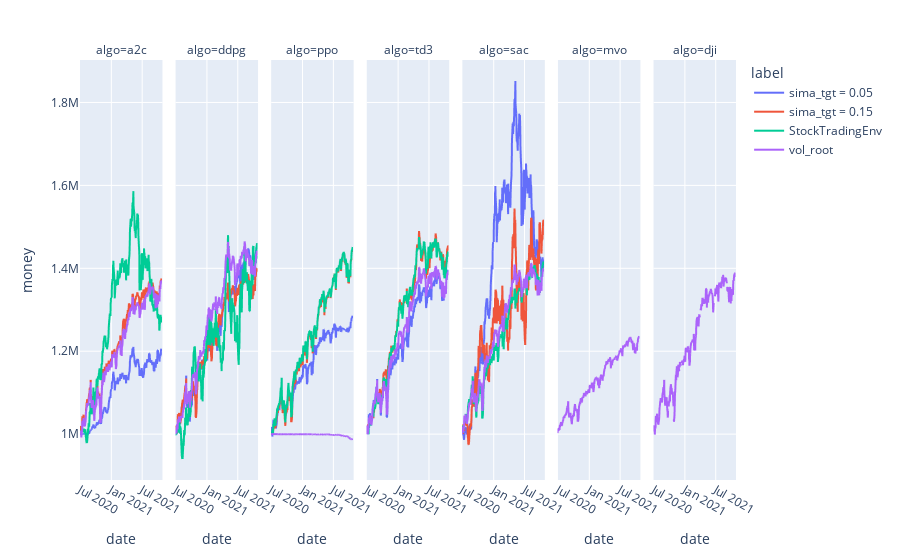

Source (notebook cell):
### Code cell
px.line(df, x = 'date', y = 'money', color = 'label', facet_col='algo')

### Figure 1 — Plotly figure (JSON) as saved in the notebook; plotly's stock layout.template omitted (floating-point values rounded to 4 significant figures; data arrays with more than 128 entries replaced by an {"elided": "..."} marker saying what was removed)
{"data": [{"hovertemplate": "label=sima_tgt = 0.05<br>algo=a2c<br>date=%{x}<br>money=%{y}<extra></extra>", "legendgroup": "sima_tgt = 0.05", "line": {"color": "#636efa", "dash": "solid"}, "marker": {"symbol": "circle"}, "mode": "lines", "name": "sima_tgt = 0.05", "showlegend": true, "type": "scattergl", "x": {"elided": "336 str values"}, "xaxis": "x", "y": {"elided": "336 float values"}, "yaxis": "y"}, {"hovertemplate": "label=sima_tgt = 0.05<br>algo=ddpg<br>date=%{x}<br>money=%{y}<extra></extra>", "legendgroup": "sima_tgt = 0.05", "line": {"color": "#636efa", "dash": "solid"}, "marker": {"symbol": "circle"}, "mode": "lines", "name": "sima_tgt = 0.05", "showlegend": false, "type": "scattergl", "x": {"elided": "336 str values"}, "xaxis": "x2", "y": {"elided": "336 float values"}, "yaxis": "y2"}, {"hovertemplate": "label=sima_tgt = 0.05<br>algo=ppo<br>date=%{x}<br>money=%{y}<extra></extra>", "legendgroup": "sima_tgt = 0.05", "line": {"color": "#636efa", "dash": "solid"}, "marker": {"symbol": "circle"}, "mode": "lines", "name": "sima_tgt = 0.05", "showlegend": false, "type": "scattergl", "x": {"elided": "336 str values"}, "xaxis": "x3", "y": {"elided": "336 float values"}, "yaxis": "y3"}, {"hovertemplate": "label=sima_tgt = 0.05<br>algo=td3<br>date=%{x}<br>money=%{y}<extra></extra>", "legendgroup": "sima_tgt = 0.05", "line": {"color": "#636efa", "dash": "solid"}, "marker": {"symbol": "circle"}, "mode": "lines", "name": "sima_tgt = 0.05", "showlegend": false, "type": "scattergl", "x": {"elided": "336 str values"}, "xaxis": "x4", "y": {"elided": "336 float values"}, "yaxis": "y4"}, {"hovertemplate": "label=sima_tgt = 0.05<br>algo=sac<br>date=%{x}<br>money=%{y}<extra></extra>", "legendgroup": "sima_tgt = 0.05", "line": {"color": "#636efa", "dash": "solid"}, "marker": {"symbol": "circle"}, "mode": "lines", "name": "sima_tgt = 0.05", "showlegend": false, "type": "scattergl", "x": {"elided": "336 str values"}, "xaxis": "x5", "y": {"elided": "336 float values"}, "yaxis": "y5"}, {"hovertemplate": "label=sima_tgt = 0.05<br>algo=mvo<br>date=%{x}<br>money=%{y}<extra></extra>", "legendgroup": "sima_tgt = 0.05", "line": {"color": "#636efa", "dash": "solid"}, "marker": {"symbol": "circle"}, "mode": "lines", "name": "sima_tgt = 0.05", "showlegend": false, "type": "scattergl", "x": {"elided": "336 str values"}, "xaxis": "x6", "y": {"elided": "336 float values"}, "yaxis": "y6"}, {"hovertemplate": "label=sima_tgt = 0.05<br>algo=dji<br>date=%{x}<br>money=%{y}<extra></extra>", "legendgroup": "sima_tgt = 0.05", "line": {"color": "#636efa", "dash": "solid"}, "marker": {"symbol": "circle"}, "mode": "lines", "name": "sima_tgt = 0.05", "showlegend": false, "type": "scattergl", "x": {"elided": "336 str values"}, "xaxis": "x7", "y": {"elided": "336 float values"}, "yaxis": "y7"}, {"hovertemplate": "label=sima_tgt = 0.15<br>algo=a2c<br>date=%{x}<br>money=%{y}<extra></extra>", "legendgroup": "sima_tgt = 0.15", "line": {"color": "#EF553B", "dash": "solid"}, "marker": {"symbol": "circle"}, "mode": "lines", "name": "sima_tgt = 0.15", "showlegend": true, "type": "scattergl", "x": {"elided": "336 str values"}, "xaxis": "x", "y": {"elided": "336 float values"}, "yaxis": "y"}, {"hovertemplate": "label=sima_tgt = 0.15<br>algo=ddpg<br>date=%{x}<br>money=%{y}<extra></extra>", "legendgroup": "sima_tgt = 0.15", "line": {"color": "#EF553B", "dash": "solid"}, "marker": {"symbol": "circle"}, "mode": "lines", "name": "sima_tgt = 0.15", "showlegend": false, "type": "scattergl", "x": {"elided": "336 str values"}, "xaxis": "x2", "y": {"elided": "336 float values"}, "yaxis": "y2"}, {"hovertemplate": "label=sima_tgt = 0.15<br>algo=ppo<br>date=%{x}<br>money=%{y}<extra></extra>", "legendgroup": "sima_tgt = 0.15", "line": {"color": "#EF553B", "dash": "solid"}, "marker": {"symbol": "circle"}, "mode": "lines", "name": "sima_tgt = 0.15", "showlegend": false, "type": "scattergl", "x": {"elided": "336 str values"}, "xaxis": "x3", "y": {"elided": "336 float values"}, "yaxis": "y3"}, {"hovertemplate": "label=sima_tgt = 0.15<br>algo=td3<br>date=%{x}<br>money=%{y}<extra></extra>", "legendgroup": "sima_tgt = 0.15", "line": {"color": "#EF553B", "dash": "solid"}, "marker": {"symbol": "circle"}, "mode": "lines", "name": "sima_tgt = 0.15", "showlegend": false, "type": "scattergl", "x": {"elided": "336 str values"}, "xaxis": "x4", "y": {"elided": "336 float values"}, "yaxis": "y4"}, {"hovertemplate": "label=sima_tgt = 0.15<br>algo=sac<br>date=%{x}<br>money=%{y}<extra></extra>", "legendgroup": "sima_tgt = 0.15", "line": {"color": "#EF553B", "dash": "solid"}, "marker": {"symbol": "circle"}, "mode": "lines", "name": "sima_tgt = 0.15", "showlegend": false, "type": "scattergl", "x": {"elided": "336 str values"}, "xaxis": "x5", "y": {"elided": "336 float values"}, "yaxis": "y5"}, {"hovertemplate": "label=sima_tgt = 0.15<br>algo=mvo<br>date=%{x}<br>money=%{y}<extra></extra>", "legendgroup": "sima_tgt = 0.15", "line": {"color": "#EF553B", "dash": "solid"}, "marker": {"symbol": "circle"}, "mode": "lines", "name": "sima_tgt = 0.15", "showlegend": false, "type": "scattergl", "x": {"elided": "336 str values"}, "xaxis": "x6", "y": {"elided": "336 float values"}, "yaxis": "y6"}, {"hovertemplate": "label=sima_tgt = 0.15<br>algo=dji<br>date=%{x}<br>money=%{y}<extra></extra>", "legendgroup": "sima_tgt = 0.15", "line": {"color": "#EF553B", "dash": "solid"}, "marker": {"symbol": "circle"}, "mode": "lines", "name": "sima_tgt = 0.15", "showlegend": false, "type": "scattergl", "x": {"elided": "336 str values"}, "xaxis": "x7", "y": {"elided": "336 float values"}, "yaxis": "y7"}, {"hovertemplate": "label=StockTradingEnv<br>algo=a2c<br>date=%{x}<br>money=%{y}<extra></extra>", "legendgroup": "StockTradingEnv", "line": {"color": "#00cc96", "dash": "solid"}, "marker": {"symbol": "circle"}, "mode": "lines", "name": "StockTradingEnv", "showlegend": true, "type": "scattergl", "x": {"elided": "336 str values"}, "xaxis": "x", "y": {"elided": "336 float values"}, "yaxis": "y"}, {"hovertemplate": "label=StockTradingEnv<br>algo=ddpg<br>date=%{x}<br>money=%{y}<extra></extra>", "legendgroup": "StockTradingEnv", "line": {"color": "#00cc96", "dash": "solid"}, "marker": {"symbol": "circle"}, "mode": "lines", "name": "StockTradingEnv", "showlegend": false, "type": "scattergl", "x": {"elided": "336 str values"}, "xaxis": "x2", "y": {"elided": "336 float values"}, "yaxis": "y2"}, {"hovertemplate": "label=StockTradingEnv<br>algo=ppo<br>date=%{x}<br>money=%{y}<extra></extra>", "legendgroup": "StockTradingEnv", "line": {"color": "#00cc96", "dash": "solid"}, "marker": {"symbol": "circle"}, "mode": "lines", "name": "StockTradingEnv", "showlegend": false, "type": "scattergl", "x": {"elided": "336 str values"}, "xaxis": "x3", "y": {"elided": "336 float values"}, "yaxis": "y3"}, {"hovertemplate": "label=StockTradingEnv<br>algo=td3<br>date=%{x}<br>money=%{y}<extra></extra>", "legendgroup": "StockTradingEnv", "line": {"color": "#00cc96", "dash": "solid"}, "marker": {"symbol": "circle"}, "mode": "lines", "name": "StockTradingEnv", "showlegend": false, "type": "scattergl", "x": {"elided": "336 str values"}, "xaxis": "x4", "y": {"elided": "336 float values"}, "yaxis": "y4"}, {"hovertemplate": "label=StockTradingEnv<br>algo=sac<br>date=%{x}<br>money=%{y}<extra></extra>", "legendgroup": "StockTradingEnv", "line": {"color": "#00cc96", "dash": "solid"}, "marker": {"symbol": "circle"}, "mode": "lines", "name": "StockTradingEnv", "showlegend": false, "type": "scattergl", "x": {"elided": "336 str values"}, "xaxis": "x5", "y": {"elided": "336 float values"}, "yaxis": "y5"}, {"hovertemplate": "label=StockTradingEnv<br>algo=mvo<br>date=%{x}<br>money=%{y}<extra></extra>", "legendgroup": "StockTradingEnv", "line": {"color": "#00cc96", "dash": "solid"}, "marker": {"symbol": "circle"}, "mode": "lines", "name": "StockTradingEnv", "showlegend": false, "type": "scattergl", "x": {"elided": "336 str values"}, "xaxis": "x6", "y": {"elided": "336 float values"}, "yaxis": "y6"}, {"hovertemplate": "label=StockTradingEnv<br>algo=dji<br>date=%{x}<br>money=%{y}<extra></extra>", "legendgroup": "StockTradingEnv", "line": {"color": "#00cc96", "dash": "solid"}, "marker": {"symbol": "circle"}, "mode": "lines", "name": "StockTradingEnv", "showlegend": false, "type": "scattergl", "x": {"elided": "336 str values"}, "xaxis": "x7", "y": {"elided": "336 float values"}, "yaxis": "y7"}, {"hovertemplate": "label=vol_root<br>algo=a2c<br>date=%{x}<br>money=%{y}<extra></extra>", "legendgroup": "vol_root", "line": {"color": "#ab63fa", "dash": "solid"}, "marker": {"symbol": "circle"}, "mode": "lines", "name": "vol_root", "showlegend": true, "type": "scattergl", "x": {"elided": "336 str values"}, "xaxis": "x", "y": {"elided": "336 float values"}, "yaxis": "y"}, {"hovertemplate": "label=vol_root<br>algo=ddpg<br>date=%{x}<br>money=%{y}<extra></extra>", "legendgroup": "vol_root", "line": {"color": "#ab63fa", "dash": "solid"}, "marker": {"symbol": "circle"}, "mode": "lines", "name": "vol_root", "showlegend": false, "type": "scattergl", "x": {"elided": "336 str values"}, "xaxis": "x2", "y": {"elided": "336 float values"}, "yaxis": "y2"}, {"hovertemplate": "label=vol_root<br>algo=ppo<br>date=%{x}<br>money=%{y}<extra></extra>", "legendgroup": "vol_root", "line": {"color": "#ab63fa", "dash": "solid"}, "marker": {"symbol": "circle"}, "mode": "lines", "name": "vol_root", "showlegend": false, "type": "scattergl", "x": {"elided": "336 str values"}, "xaxis": "x3", "y": {"elided": "336 float values"}, "yaxis": "y3"}, {"hovertemplate": "label=vol_root<br>algo=td3<br>date=%{x}<br>money=%{y}<extra></extra>", "legendgroup": "vol_root", "line": {"color": "#ab63fa", "dash": "solid"}, "marker": {"symbol": "circle"}, "mode": "lines", "name": "vol_root", "showlegend": false, "type": "scattergl", "x": {"elided": "336 str values"}, "xaxis": "x4", "y": {"elided": "336 float values"}, "yaxis": "y4"}, {"hovertemplate": "label=vol_root<br>algo=sac<br>date=%{x}<br>money=%{y}<extra></extra>", "legendgroup": "vol_root", "line": {"color": "#ab63fa", "dash": "solid"}, "marker": {"symbol": "circle"}, "mode": "lines", "name": "vol_root", "showlegend": false, "type": "scattergl", "x": {"elided": "336 str values"}, "xaxis": "x5", "y": {"elided": "336 float values"}, "yaxis": "y5"}, {"hovertemplate": "label=vol_root<br>algo=mvo<br>date=%{x}<br>money=%{y}<extra></extra>", "legendgroup": "vol_root", "line": {"color": "#ab63fa", "dash": "solid"}, "marker": {"symbol": "circle"}, "mode": "lines", "name": "vol_root", "showlegend": false, "type": "scattergl", "x": {"elided": "336 str values"}, "xaxis": "x6", "y": {"elided": "336 float values"}, "yaxis": "y6"}, {"hovertemplate": "label=vol_root<br>algo=dji<br>date=%{x}<br>money=%{y}<extra></extra>", "legendgroup": "vol_root", "line": {"color": "#ab63fa", "dash": "solid"}, "marker": {"symbol": "circle"}, "mode": "lines", "name": "vol_root", "showlegend": false, "type": "scattergl", "x": {"elided": "336 str values"}, "xaxis": "x7", "y": {"elided": "336 float values"}, "yaxis": "y7"}], "layout": {"annotations": [{"font": {}, "showarrow": false, "text": "algo=a2c", "x": 0.06286, "xanchor": "center", "xref": "paper", "y": 1, "yanchor": "bottom", "yref": "paper"}, {"font": {}, "showarrow": false, "text": "algo=ddpg", "x": 0.2086, "xanchor": "center", "xref": "paper", "y": 1, "yanchor": "bottom", "yref": "paper"}, {"font": {}, "showarrow": false, "text": "algo=ppo", "x": 0.3543, "xanchor": "center", "xref": "paper", "y": 1, "yanchor": "bottom", "yref": "paper"}, {"font": {}, "showarrow": false, "text": "algo=td3", "x": 0.5, "xanchor": "center", "xref": "paper", "y": 1, "yanchor": "bottom", "yref": "paper"}, {"font": {}, "showarrow": false, "text": "algo=sac", "x": 0.6457, "xanchor": "center", "xref": "paper", "y": 1, "yanchor": "bottom", "yref": "paper"}, {"font": {}, "showarrow": false, "text": "algo=mvo", "x": 0.7914, "xanchor": "center", "xref": "paper", "y": 1, "yanchor": "bottom", "yref": "paper"}, {"font": {}, "showarrow": false, "text": "algo=dji", "x": 0.9371, "xanchor": "center", "xref": "paper", "y": 1, "yanchor": "bottom", "yref": "paper"}], "legend": {"title": {"text": "label"}, "tracegroupgap": 0}, "margin": {"t": 60}, "xaxis": {"anchor": "y", "domain": [0, 0.1257], "title": {"text": "date"}}, "xaxis2": {"anchor": "y2", "domain": [0.1457, 0.2714], "matches": "x", "title": {"text": "date"}}, "xaxis3": {"anchor": "y3", "domain": [0.2914, 0.4171], "matches": "x", "title": {"text": "date"}}, "xaxis4": {"anchor": "y4", "domain": [0.4371, 0.5629], "matches": "x", "title": {"text": "date"}}, "xaxis5": {"anchor": "y5", "domain": [0.5829, 0.7086], "matches": "x", "title": {"text": "date"}}, "xaxis6": {"anchor": "y6", "domain": [0.7286, 0.8543], "matches": "x", "title": {"text": "date"}}, "xaxis7": {"anchor": "y7", "domain": [0.8743, 1.0], "matches": "x", "title": {"text": "date"}}, "yaxis": {"anchor": "x", "domain": [0, 1], "title": {"text": "money"}}, "yaxis2": {"anchor": "x2", "domain": [0, 1], "matches": "y", "showticklabels": false}, "yaxis3": {"anchor": "x3", "domain": [0, 1], "matches": "y", "showticklabels": false}, "yaxis4": {"anchor": "x4", "domain": [0, 1], "matches": "y", "showticklabels": false}, "yaxis5": {"anchor": "x5", "domain": [0, 1], "matches": "y", "showticklabels": false}, "yaxis6": {"anchor": "x6", "domain": [0, 1], "matches": "y", "showticklabels": false}, "yaxis7": {"anchor": "x7", "domain": [0, 1], "matches": "y", "showticklabels": false}}}
